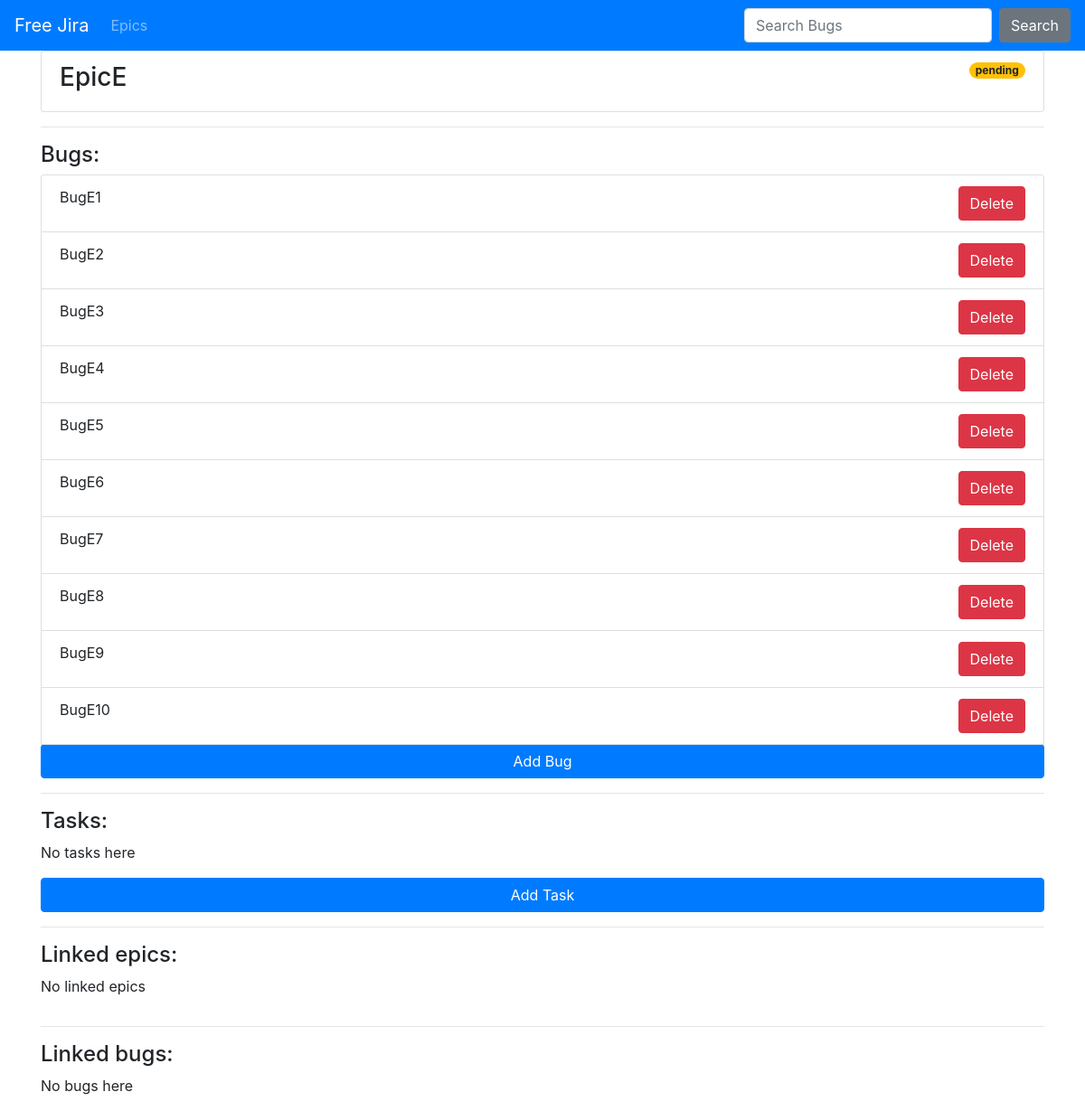
/epics5/, run on the app's committed database.
### epics/models.py (models this page shows, shortened)
class Epic(models.Model):
    title = models.CharField(max_length=64, default=' ', blank=False, unique=True)
    state = models.CharField(max_length=64, choices=STATES, default='completed')
    linked_epic = models.ForeignKey('epics.Epic', on_delete=models.CASCADE, default=None, blank=True, null=True, related_name='epic')
    '''
    Get list of children bugs
    '''
    def get_bugs(self):
        return Bug.objects.filter(epic=self.pk)
    '''
    Get list of children tasks
    '''
    def get_tasks(self):
        return Task.objects.filter(epic=self.pk)
    '''
    Get list of children epics
    '''
    def get_children_epics(self):
        return Epic.objects.filter(linked_epic=self.pk)
    '''
    Get list of children epics through all tree
    '''
    def get_children_epics_recursive(self, include_self=True):
        r = []
        if include_self:
            r.append(self)
        for epic in self.get_children_epics():
            _r = epic.get_children_epics_recursive(include_self=True)
            if 0 < len(_r):
                r.extend(_r)
        return r
    '''
    Get list of parent epics through all tree
    '''
    '''
    Get list of bugs owned by all children epics
    '''
    def get_linked_bugs(self):
        r = []
        for epic in self.get_children_epics_recursive(False):
            bugs = epic.get_bugs()
            for bug in bugs:
                r.append(bug.title)
        return r
    '''
    An epic is 'completed' if it has no pending tasks and bugs and it depends on no other epic
    '''
    '''
    An epic is 'work in progress' if it contains any tasks or if any of its linked epics is 'work in progress'
    '''
    '''
    An epic is 'pending' if it has no tasks but still bugs, or if any of its linked epics is 'pending'
    '''
    '''
    Refresh the current status of an epic
    Refresh also its parent linked epic
    '''

class Bug(models.Model):
    title = models.CharField(max_length=64, default=' ', blank=False, unique=True)
    epic = models.ForeignKey('epics.Epic', null=True, on_delete=models.CASCADE, related_name='bug')

### epics/views.py (the view)
# urls.py: path('<int:epic_id>/', one_epic, name='epic'),
def one_epic(request, epic_id):
    epic = get_object_or_404(Epic, id=epic_id)
    bugs = epic.get_bugs()
    tasks = epic.get_tasks()
    linked_epics = epic.get_children_epics()
    linked_bugs = epic.get_linked_bugs()
    return render(request, "epic.html", {"epic": epic, "bugs": bugs, "tasks": tasks, "linked_epics": linked_epics, "linked_bugs": linked_bugs})

### epics/templates/epic.html
{% extends 'base.html' %}
{% block content %}
    <div class="list-group">
        <div class="list-group-item">
            <div class="d-flex w-100 justify-content-between">
                <h3 class="text-capitalize">{{ epic.title }}</h3>
                {% if 'completed' in epic.state %}
                    <span class="badge badge-pill badge-success ml-auto align-self-start">{{ epic.state }}</span>
                {% elif 'pending' in epic.state %}
                    <span class="badge badge-pill badge-warning ml-auto align-self-start">{{ epic.state }}</span>
                {% elif 'in_progress' in epic.state %}
                    <span class="badge badge-pill badge-danger ml-auto align-self-start">{{ epic.state }}</span>
                {% endif %}
            </div>
        </div>
    </div>
    <hr />
    <h4>Bugs:</h4>
    <div class="list-group">
    {% for bug in bugs %}
        <div class="list-group-item">
            <div class="d-flex justify-content-between">
                <p class="mb-0">{{ bug.title }}</p>
                <a class="btn btn-danger text-truncate" href="{% url 'epics:delete_bug' epic_id=epic.pk bug_id=bug.pk %}">Delete</a>
            </div>
        </div>
    {% empty %}
        <p>No bugs here</p>
    {% endfor %}
    <a class="btn btn-primary text-truncate" href="{% url 'epics:add_bug' epic_id=epic.pk %}">Add Bug</a>
    </div>
    <hr />
    <h4>Tasks:</h4>
    <div class="list-group">
    {% for task in tasks %}
        <div class="list-group-item">
            <div class="d-flex justify-content-between">
                <p class="mb-0">{{ task.title }}</p>
                <a class="btn btn-danger text-truncate" href="{% url 'epics:delete_task' epic_id=epic.pk task_id=task.pk %}">Delete</a>
            </div>
        </div>
    {% empty %}
        <p>No tasks here</p>
    {% endfor %}
    <a class="btn btn-primary text-truncate" href="{% url 'epics:add_task' epic_id=epic.pk %}">Add Task</a>
    </div>
    <hr />
    <h4>Linked epics:</h4>
    <div class="list-group">
    {% for linked_epic in linked_epics %}
        <a href="{% url 'epics:epic' linked_epic.pk %}" class="list-group-item list-group-item-action flex-column align-items-start" id="{{ linked_epic.pk }}">
            <p class="mb-0">{{ linked_epic.title }}</p>
        </a>
    {% empty %}
        <p>No linked epics</p>
    {% endfor %}
    </div>
    <hr />
    <h4>Linked bugs:</h4>
    <div class="list-group">
    {% for linked_bug in linked_bugs %}
        <div class="list-group-item">
            <div class="d-flex justify-content-between">
                <p class="mb-0">{{ linked_bug.title }}</p>
            </div>
        </div>
    {% empty %}
        <p>No bugs here</p>
    {% endfor %}
    </div>
{% endblock %}

### data on the page
Epic: title "EpicE", state "pending"
Bug: title "BugE1"
Bug: title "BugE2"
Bug: title "BugE3"
Bug: title "BugE4"
Bug: title "BugE5"
Bug: title "BugE6"
Bug: title "BugE7"
Bug: title "BugE8"
Bug: title "BugE9"
Bug: title "BugE10"
